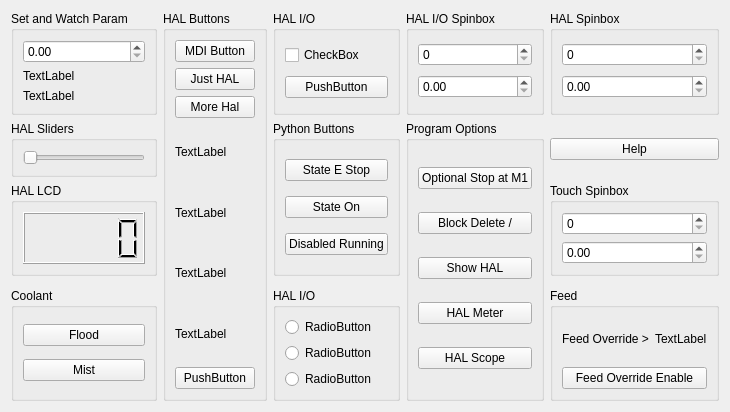
      <widget class="QWidget" name="tab_7">
       <attribute name="title">
        <string>Misc.</string>
       </attribute>
       <layout class="QGridLayout" name="gridLayout_28">
        <item row="0" column="1" rowspan="5">
         <widget class="QGroupBox" name="groupBox_2">
          <property name="title">
           <string>HAL Buttons</string>
          </property>
          <layout class="QGridLayout" name="gridLayout_34">
           <item row="0" column="0">
            <widget class="QPushButton" name="pushButton_3">
             <property name="text">
              <string>MDI Button</string>
             </property>
             <property name="function" stdset="0">
              <string>hal_pin</string>
             </property>
             <property name="required" stdset="0">
              <string>homed</string>
             </property>
             <property name="pin_name" stdset="0">
              <string>hal-btn-1</string>
             </property>
             <property name="hal_type" stdset="0">
              <string>HAL_BIT</string>
             </property>
             <property name="hal_dir" stdset="0">
              <string>HAL_OUT</string>
             </property>
            </widget>
           </item>
           <item row="4" column="0">
            <widget class="QLabel" name="test_lb_2">
             <property name="text">
              <string>TextLabel</string>
             </property>
             <property name="function" stdset="0">
              <string>hal_pin</string>
             </property>
             <property name="pin_name" stdset="0">
              <string>test-reader-u32</string>
             </property>
             <property name="hal_type" stdset="0">
              <string>HAL_U32</string>
             </property>
             <property name="hal_dir" stdset="0">
              <string>HAL_IN</string>
             </property>
            </widget>
           </item>
           <item row="2" column="0">
            <widget class="QPushButton" name="pushButton_5">
             <property name="text">
              <string>More Hal</string>
             </property>
             <property name="function" stdset="0">
              <string>hal_pin</string>
             </property>
             <property name="pin_name" stdset="0">
              <string>more-hal-btn</string>
             </property>
             <property name="hal_type" stdset="0">
              <string>HAL_BIT</string>
             </property>
             <property name="hal_dir" stdset="0">
              <string>HAL_OUT</string>
             </property>
            </widget>
           </item>
           <item row="5" column="0">
            <widget class="QLabel" name="test_lb_3">
             <property name="text">
              <string>TextLabel</string>
             </property>
             <property name="function" stdset="0">
              <string>hal_pin</string>
             </property>
             <property name="pin_name" stdset="0">
              <string>test-reader-float</string>
             </property>
             <property name="hal_type" stdset="0">
              <string>HAL_FLOAT</string>
             </property>
             <property name="hal_dir" stdset="0">
              <string>HAL_IN</string>
             </property>
            </widget>
           </item>
           <item row="7" column="0">
            <widget class="QPushButton" name="test_btn">
             <property name="text">
              <string>PushButton</string>
             </property>
            </widget>
           </item>
           <item row="1" column="0">
            <widget class="QPushButton" name="pushButton_4">
             <property name="text">
              <string>Just HAL</string>
             </property>
             <property name="checkable">
              <bool>true</bool>
             </property>
             <property name="function" stdset="0">
              <string>hal_pin</string>
             </property>
             <property name="pin_name" stdset="0">
              <string>just-hal-btn</string>
             </property>
             <property name="hal_type" stdset="0">
              <string>HAL_BIT</string>
             </property>
             <property name="hal_dir" stdset="0">
              <string>HAL_OUT</string>
             </property>
            </widget>
           </item>
           <item row="3" column="0">
            <widget class="QLabel" name="test_lb">
             <property name="text">
              <string>TextLabel</string>
             </property>
             <property name="function" stdset="0">
              <string>hal_pin</string>
             </property>
             <property name="pin_name" stdset="0">
              <string>test-reader-s32</string>
             </property>
             <property name="hal_type" stdset="0">
              <string>HAL_S64</string>
             </property>
             <property name="hal_dir" stdset="0">
              <string>HAL_IN</string>
             </property>
            </widget>
           </item>
           <item row="6" column="0">
            <widget class="QLabel" name="test_lb_4">
             <property name="text">
              <string>TextLabel</string>
             </property>
             <property name="function" stdset="0">
              <string>hal_pin</string>
             </property>
             <property name="pin_name" stdset="0">
              <string>test-reader-bit</string>
             </property>
             <property name="hal_type" stdset="0">
              <string>HAL_BIT</string>
             </property>
             <property name="hal_dir" stdset="0">
              <string>HAL_IN</string>
             </property>
            </widget>
           </item>
          </layout>
         </widget>
        </item>
        <item row="4" column="4">
         <widget class="QGroupBox" name="groupBox_13">
          <property name="title">
           <string>Feed</string>
          </property>
          <layout class="QGridLayout" name="gridLayout_27">
           <item row="0" column="0">
            <widget class="QLabel" name="label_30">
             <property name="text">
              <string>Feed Override &gt;</string>
             </property>
            </widget>
           </item>
           <item row="0" column="1">
            <widget class="QLabel" name="feed_override_enabled_lb">
             <property name="text">
              <string>TextLabel</string>
             </property>
            </widget>
           </item>
           <item row="1" column="0" colspan="2">
            <widget class="QPushButton" name="feed_override_pb">
             <property name="text">
              <string>Feed Override Enable</string>
             </property>
            </widget>
           </item>
          </layout>
         </widget>
        </item>
        <item row="1" column="3" rowspan="4">
         <widget class="QGroupBox" name="groupBox_12">
          <property name="title">
           <string>Program Options</string>
          </property>
          <layout class="QGridLayout" name="gridLayout_26">
           <item row="1" column="0">
            <widget class="QPushButton" name="block_delete_pb">
             <property name="text">
              <string>Block Delete /</string>
             </property>
            </widget>
           </item>
           <item row="3" column="0">
            <widget class="QPushButton" name="hal_meter_pb">
             <property name="text">
              <string>HAL Meter</string>
             </property>
            </widget>
           </item>
           <item row="2" column="0">
            <widget class="QPushButton" name="show_hal_pb">
             <property name="text">
              <string>Show HAL</string>
             </property>
            </widget>
           </item>
           <item row="0" column="0">
            <widget class="QPushButton" name="optional_stop_pb">
             <property name="text">
              <string>Optional Stop at M1</string>
             </property>
            </widget>
           </item>
           <item row="4" column="0">
            <widget class="QPushButton" name="hal_scope_pb">
             <property name="text">
              <string>HAL Scope</string>
             </property>
            </widget>
           </item>
          </layout>
         </widget>
        </item>
        <item row="4" column="2">
         <widget class="QGroupBox" name="groupBox_24">
          <property name="title">
           <string>HAL I/O</string>
          </property>
          <layout class="QGridLayout" name="gridLayout_42">
           <item row="0" column="0">
            <widget class="QRadioButton" name="radioButton_1">
             <property name="text">
              <string>RadioButton</string>
             </property>
             <property name="function" stdset="0">
              <string>hal_io</string>
             </property>
             <property name="pin_name" stdset="0">
              <string>hal-io-rb1</string>
             </property>
             <property name="hal_type" stdset="0">
              <string>HAL_BIT</string>
             </property>
             <property name="hal_dir" stdset="0">
              <string>HAL_IO</string>
             </property>
            </widget>
           </item>
           <item row="1" column="0">
            <widget class="QRadioButton" name="radioButton_2">
             <property name="text">
              <string>RadioButton</string>
             </property>
             <property name="function" stdset="0">
              <string>hal_io</string>
             </property>
             <property name="pin_name" stdset="0">
              <string>hal-io-rb2</string>
             </property>
             <property name="hal_type" stdset="0">
              <string>HAL_BIT</string>
             </property>
             <property name="hal_dir" stdset="0">
              <string>HAL_IO</string>
             </property>
            </widget>
           </item>
           <item row="2" column="0">
            <widget class="QRadioButton" name="radioButton_3">
             <property name="text">
              <string>RadioButton</string>
             </property>
             <property name="function" stdset="0">
              <string>hal_io</string>
             </property>
             <property name="pin_name" stdset="0">
              <string>hal-io-rb3</string>
             </property>
             <property name="hal_type" stdset="0">
              <string>HAL_BIT</string>
             </property>
             <property name="hal_dir" stdset="0">
              <string>HAL_IO</string>
             </property>
            </widget>
           </item>
          </layout>
         </widget>
        </item>
        <item row="0" column="4">
         <widget class="QGroupBox" name="groupBox_20">
          <property name="title">
           <string>HAL Spinbox</string>
          </property>
          <layout class="QGridLayout" name="gridLayout_33">
           <item row="0" column="0">
            <widget class="QSpinBox" name="spinBox">
             <property name="function" stdset="0">
              <string>hal_pin</string>
             </property>
             <property name="pin_name" stdset="0">
              <string>hal-spinbox</string>
             </property>
             <property name="hal_type" stdset="0">
              <string>HAL_U32</string>
             </property>
             <property name="hal_dir" stdset="0">
              <string>HAL_OUT</string>
             </property>
            </widget>
           </item>
           <item row="1" column="0">
            <widget class="QDoubleSpinBox" name="doubleSpinBox_2">
             <property name="function" stdset="0">
              <string>hal_pin</string>
             </property>
             <property name="pin_name" stdset="0">
              <string>hal-dbl-spinbox</string>
             </property>
             <property name="hal_type" stdset="0">
              <string>HAL_FLOAT</string>
             </property>
             <property name="hal_dir" stdset="0">
              <string>HAL_OUT</string>
             </property>
            </widget>
           </item>
          </layout>
         </widget>
        </item>
        <item row="1" column="4">
         <widget class="QPushButton" name="pushButton_8">
          <property name="text">
           <string>Help</string>
          </property>
          <property name="function" stdset="0">
           <string>help</string>
          </property>
          <property name="file" stdset="0">
           <string>broken_help.txt</string>
          </property>
          <property name="topic" stdset="0">
           <string>Help On Homing</string>
          </property>
          <property name="horz_size" stdset="0">
           <string>500</string>
          </property>
          <property name="vert_size" stdset="0">
           <string>500</string>
          </property>
          <property name="x_pos" stdset="0">
           <string>100</string>
          </property>
          <property name="y_pos" stdset="0">
           <string>250</string>
          </property>
         </widget>
        </item>
        <item row="0" column="3">
         <widget class="QGroupBox" name="groupBox_22">
          <property name="title">
           <string>HAL I/O Spinbox</string>
          </property>
          <layout class="QGridLayout" name="gridLayout_39">
           <item row="0" column="0">
            <widget class="QSpinBox" name="spinBox_2">
             <property name="function" stdset="0">
              <string>hal_io</string>
             </property>
             <property name="pin_name" stdset="0">
              <string>hal-io-spinbox</string>
             </property>
             <property name="hal_type" stdset="0">
              <string>HAL_U32</string>
             </property>
             <property name="hal_dir" stdset="0">
              <string>HAL_IO</string>
             </property>
            </widget>
           </item>
           <item row="1" column="0">
            <widget class="QDoubleSpinBox" name="doubleSpinBox_3">
             <property name="function" stdset="0">
              <string>hal_io</string>
             </property>
             <property name="pin_name" stdset="0">
              <string>hal-io-dbl-spinbox</string>
             </property>
             <property name="hal_type" stdset="0">
              <string>HAL_FLOAT</string>
             </property>
             <property name="hal_dir" stdset="0">
              <string>HAL_IO</string>
             </property>
            </widget>
           </item>
          </layout>
         </widget>
        </item>
        <item row="0" column="2">
         <widget class="QGroupBox" name="groupBox_23">
          <property name="title">
           <string>HAL I/O</string>
          </property>
          <layout class="QGridLayout" name="gridLayout_41">
           <item row="1" column="0">
            <widget class="QPushButton" name="pushButton_12">
             <property name="text">
              <string>PushButton</string>
             </property>
             <property name="checkable">
              <bool>true</bool>
             </property>
             <property name="function" stdset="0">
              <string>hal_io</string>
             </property>
             <property name="pin_name" stdset="0">
              <string>hal-io-button</string>
             </property>
             <property name="hal_type" stdset="0">
              <string>HAL_BIT</string>
             </property>
             <property name="hal_dir" stdset="0">
              <string>HAL_IO</string>
             </property>
            </widget>
           </item>
           <item row="0" column="0">
            <widget class="QCheckBox" name="checkBox">
             <property name="text">
              <string>CheckBox</string>
             </property>
             <property name="function" stdset="0">
              <string>hal_io</string>
             </property>
             <property name="pin_name" stdset="0">
              <string>hal-io-checkbox</string>
             </property>
             <property name="hal_type" stdset="0">
              <string>HAL_BIT</string>
             </property>
             <property name="hal_dir" stdset="0">
              <string>HAL_IO</string>
             </property>
            </widget>
           </item>
          </layout>
         </widget>
        </item>
        <item row="2" column="4">
         <widget class="QGroupBox" name="groupBox_26">
          <property name="title">
           <string>Touch Spinbox</string>
          </property>
          <layout class="QVBoxLayout" name="verticalLayout_7">
           <item>
            <widget class="QSpinBox" name="spinBox_3">
             <property name="input" stdset="0">
              <string>number</string>
             </property>
            </widget>
           </item>
           <item>
            <widget class="QDoubleSpinBox" name="doubleSpinBox_4">
             <property name="input" stdset="0">
              <string>number</string>
             </property>
            </widget>
           </item>
          </layout>
         </widget>
        </item>
        <item row="1" column="2" rowspan="2">
         <widget class="QGroupBox" name="groupBox_27">
          <property name="title">
           <string>Python Buttons</string>
          </property>
          <layout class="QGridLayout" name="gridLayout_43">
           <item row="1" column="0">
            <widget class="QPushButton" name="state_on_pb">
             <property name="text">
              <string>State On</string>
             </property>
            </widget>
           </item>
           <item row="2" column="0">
            <widget class="QPushButton" name="disabled_running_pb">
             <property name="text">
              <string>Disabled Running</string>
             </property>
            </widget>
           </item>
           <item row="0" column="0">
            <widget class="QPushButton" name="state_estop_pb">
             <property name="text">
              <string>State E Stop</string>
             </property>
            </widget>
           </item>
          </layout>
         </widget>
        </item>
        <item row="0" column="0">
         <widget class="QGroupBox" name="groupBox_21">
          <property name="title">
           <string>Set and Watch Param</string>
          </property>
          <layout class="QGridLayout" name="gridLayout_40">
           <item row="0" column="0">
            <widget class="QDoubleSpinBox" name="doubleSpinBox">
             <property name="function" stdset="0">
              <string>set_var</string>
             </property>
             <property name="variable" stdset="0">
              <string>1000</string>
             </property>
            </widget>
           </item>
           <item row="1" column="0">
            <widget class="QLabel" name="label_45">
             <property name="text">
              <string>TextLabel</string>
             </property>
             <property name="function" stdset="0">
              <string>watch_var</string>
             </property>
             <property name="variable" stdset="0">
              <string>1000</string>
             </property>
             <property name="precision" stdset="0">
              <string>2</string>
             </property>
            </widget>
           </item>
           <item row="2" column="0">
            <widget class="QLabel" name="label_47">
             <property name="text">
              <string>TextLabel</string>
             </property>
             <property name="function" stdset="0">
              <string>watch_var</string>
             </property>
             <property name="variable" stdset="0">
              <string>1001</string>
             </property>
            </widget>
           </item>
          </layout>
         </widget>
        </item>
        <item row="4" column="0">
         <widget class="QGroupBox" name="groupBox_11">
          <property name="title">
           <string>Coolant</string>
          </property>
          <layout class="QGridLayout" name="gridLayout_25">
           <item row="0" column="0">
            <widget class="QPushButton" name="flood_pb">
             <property name="text">
              <string>Flood</string>
             </property>
             <property name="checkable">
              <bool>true</bool>
             </property>
            </widget>
           </item>
           <item row="1" column="0">
            <widget class="QPushButton" name="mist_pb">
             <property name="text">
              <string>Mist</string>
             </property>
             <property name="checkable">
              <bool>true</bool>
             </property>
            </widget>
           </item>
          </layout>
         </widget>
        </item>
        <item row="1" column="0">
         <widget class="QGroupBox" name="groupBox_28">
          <property name="title">
           <string>HAL Sliders</string>
          </property>
          <layout class="QGridLayout" name="gridLayout_44">
           <item row="0" column="0">
            <widget class="QSlider" name="horizontalSlider">
             <property name="sizePolicy">
              <sizepolicy hsizetype="Minimum" vsizetype="Fixed">
               <horstretch>0</horstretch>
               <verstretch>0</verstretch>
              </sizepolicy>
             </property>
             <property name="orientation">
              <enum>Qt::Horizontal</enum>
             </property>
             <property name="function" stdset="0">
              <string>hal_pin</string>
             </property>
             <property name="pin_name" stdset="0">
              <string>hal-slider</string>
             </property>
             <property name="hal_type" stdset="0">
              <string>HAL_S32</string>
             </property>
            </widget>
           </item>
          </layout>
         </widget>
        </item>
        <item row="2" column="0">
         <widget class="QGroupBox" name="groupBox_29">
          <property name="title">
           <string>HAL LCD</string>
          </property>
          <layout class="QGridLayout" name="gridLayout_45">
           <item row="0" column="0">
            <widget class="QLCDNumber" name="lcdNumber">
             <property name="function" stdset="0">
              <string>hal_pin</string>
             </property>
             <property name="pin_name" stdset="0">
              <string>test-lcd-s32</string>
             </property>
             <property name="hal_type" stdset="0">
              <string>HAL_S32</string>
             </property>
            </widget>
           </item>
          </layout>
         </widget>
        </item>
       </layout>
      </widget>
